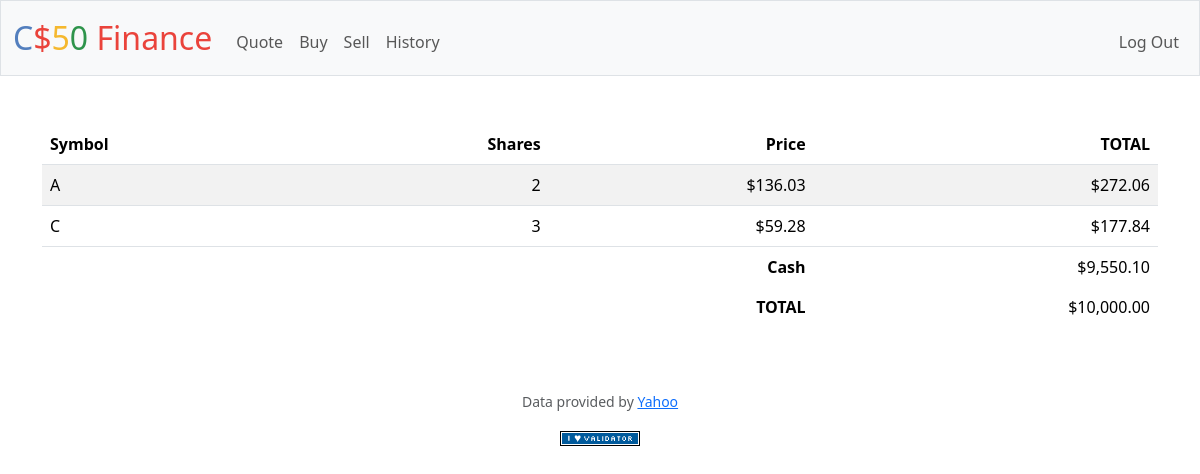
The app's page / (signed in) with its own data.
### tables this page shows
CREATE TABLE "stock" (
    id INTEGER,
    symbol TEXT,
    shares INTEGER,
    price NUMERIC,
    total NUMERIC,
    FOREIGN KEY (id) REFERENCES users(id)
);

CREATE TABLE users (id INTEGER PRIMARY KEY AUTOINCREMENT NOT NULL, username TEXT NOT NULL, hash TEXT NOT NULL, cash NUMERIC NOT NULL DEFAULT 10000.00);

### app.py (the view)
@app.route("/")
@login_required
def index():
    user_id = session["user_id"]
    portfolio = db.execute(
        "SELECT symbol, shares, price, total FROM stock WHERE id = ? ORDER BY symbol", user_id
    )
    aggregated_portfolio = {}
    for stock in portfolio:
        symbol = stock['symbol']
        if symbol not in aggregated_portfolio:
            aggregated_portfolio[symbol] = {
                'shares': 0,
                'price': stock['price'],
                'total': 0
            }
        aggregated_portfolio[symbol]['shares'] += stock['shares']
        aggregated_portfolio[symbol]['total'] += stock['total']
    user_cash = db.execute(
        "SELECT cash FROM users WHERE id = ?", user_id
    )[0]["cash"]
    total_cash = db.execute(
        "SELECT SUM(total) + ? AS total_cash FROM stock WHERE id = ?", user_cash, user_id
    )[0]["total_cash"]
    if total_cash is None:
        total_cash = user_cash
    return render_template("index.html",
                           portfolio=aggregated_portfolio, user_cash=user_cash, total_cash=total_cash
    )

### app.py (called while the page is built)
@app.after_request
def after_request(response):
    response.headers["Cache-Control"] = "no-cache, no-store, must-revalidate"
    response.headers["Expires"] = 0
    response.headers["Pragma"] = "no-cache"
    return response

### helpers.py (called while the page is built)
def login_required(f):
    @wraps(f)
    def decorated_function(*args, **kwargs):
        if session.get("user_id") is None:
            return redirect("/login")
        return f(*args, **kwargs)
    return decorated_function

def usd(value):
    return f"${value:,.2f}"

### templates/index.html (shortened to what this page needs)
{% extends "layout.html" %}
{% block main %}
<div class="section">
    <table class="table table-striped">
        <thead>
            <tr>
                <th class="text-start">Symbol</th>
                <th class="text-end">Shares</th>
                <th class="text-end">Price</th>
                <th class="text-end">TOTAL</th>
            </tr>
        </thead>
        <tbody>
                {% if portfolio != NULL %}
                    {% for symbol, stock in portfolio.items() %}
                        <tr>
                            <td class="text-start">{{ symbol }}</td>
                            <td class="text-end">{{ stock.shares }}</td>
                            <td class="text-end">{{ stock.price | usd }}</td>
                            <td class="text-end">{{ stock.total | usd }}</td>
                        </tr>
                    {% endfor %}
                {% endif %}
        </tbody>
        <tfoot>
            <tr>
                <td class="border-0 fw-bold text-end" colspan="3">Cash</td>
                <td class="border-0 text-end">{{ user_cash | usd }}</td>
            </tr>
            <tr>
                <td class="border-0 fw-bold text-end" colspan="3">TOTAL</td>
                <td class="border-0 w-bold text-end">{{ total_cash | usd }}</td>
            </tr>
        </tfoot>
    </table>
</div>
{% endblock %}

### records on screen
stock: shares "2", price "$136.03", total "$272.06"
stock: shares "3", price "$59.28", total "$177.84"
users: cash "$9,550.10"

### other values on screen
{{ symbol }} "A" "C"
{{ total_cash | usd }} "$10,000.00"
